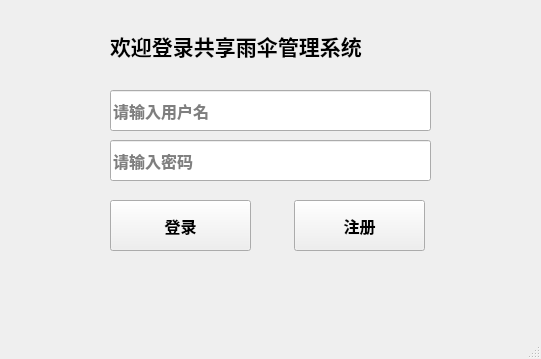
<?xml version="1.0" encoding="UTF-8"?>
<ui version="4.0">
 <class>MainWindow</class>
 <widget class="QMainWindow" name="MainWindow">
  <property name="geometry">
   <rect>
    <x>0</x>
    <y>0</y>
    <width>541</width>
    <height>359</height>
   </rect>
  </property>
  <property name="windowTitle">
   <string>共享雨伞管理系统</string>
  </property>
  <widget class="QWidget" name="centralWidget">
   <widget class="QLabel" name="label_welcome">
    <property name="geometry">
     <rect>
      <x>110</x>
      <y>25</y>
      <width>331</width>
      <height>41</height>
     </rect>
    </property>
    <property name="font">
     <font>
      <family>微软雅黑</family>
      <pointsize>16</pointsize>
      <weight>75</weight>
      <bold>true</bold>
     </font>
    </property>
    <property name="text">
     <string>欢迎登录共享雨伞管理系统</string>
    </property>
    <property name="textFormat">
     <enum>Qt::AutoText</enum>
    </property>
   </widget>
   <widget class="QLineEdit" name="lineEdit_username">
    <property name="geometry">
     <rect>
      <x>110</x>
      <y>90</y>
      <width>321</width>
      <height>41</height>
     </rect>
    </property>
    <property name="font">
     <font>
      <family>微软雅黑</family>
      <pointsize>12</pointsize>
      <weight>75</weight>
      <bold>true</bold>
     </font>
    </property>
    <property name="placeholderText">
     <string>请输入用户名</string>
    </property>
   </widget>
   <widget class="QLineEdit" name="lineEdit_password">
    <property name="geometry">
     <rect>
      <x>110</x>
      <y>140</y>
      <width>321</width>
      <height>41</height>
     </rect>
    </property>
    <property name="font">
     <font>
      <family>微软雅黑</family>
      <pointsize>12</pointsize>
      <weight>75</weight>
      <bold>true</bold>
     </font>
    </property>
    <property name="inputMask">
     <string/>
    </property>
    <property name="placeholderText">
     <string>请输入密码</string>
    </property>
   </widget>
   <widget class="QPushButton" name="pushButton">
    <property name="geometry">
     <rect>
      <x>110</x>
      <y>200</y>
      <width>141</width>
      <height>51</height>
     </rect>
    </property>
    <property name="font">
     <font>
      <family>微软雅黑</family>
      <pointsize>12</pointsize>
      <weight>75</weight>
      <bold>true</bold>
     </font>
    </property>
    <property name="text">
     <string>登录</string>
    </property>
   </widget>
   <widget class="QPushButton" name="pushButton_reg">
    <property name="geometry">
     <rect>
      <x>294</x>
      <y>200</y>
      <width>131</width>
      <height>51</height>
     </rect>
    </property>
    <property name="font">
     <font>
      <family>微软雅黑</family>
      <pointsize>12</pointsize>
      <weight>75</weight>
      <bold>true</bold>
     </font>
    </property>
    <property name="text">
     <string>注册</string>
    </property>
   </widget>
  </widget>
  <widget class="QMenuBar" name="menuBar">
   <property name="geometry">
    <rect>
     <x>0</x>
     <y>0</y>
     <width>541</width>
     <height>26</height>
    </rect>
   </property>
  </widget>
  <widget class="QStatusBar" name="statusBar"/>
 </widget>
 <layoutdefault spacing="6" margin="11"/>
 <resources/>
 <connections/>
</ui>
